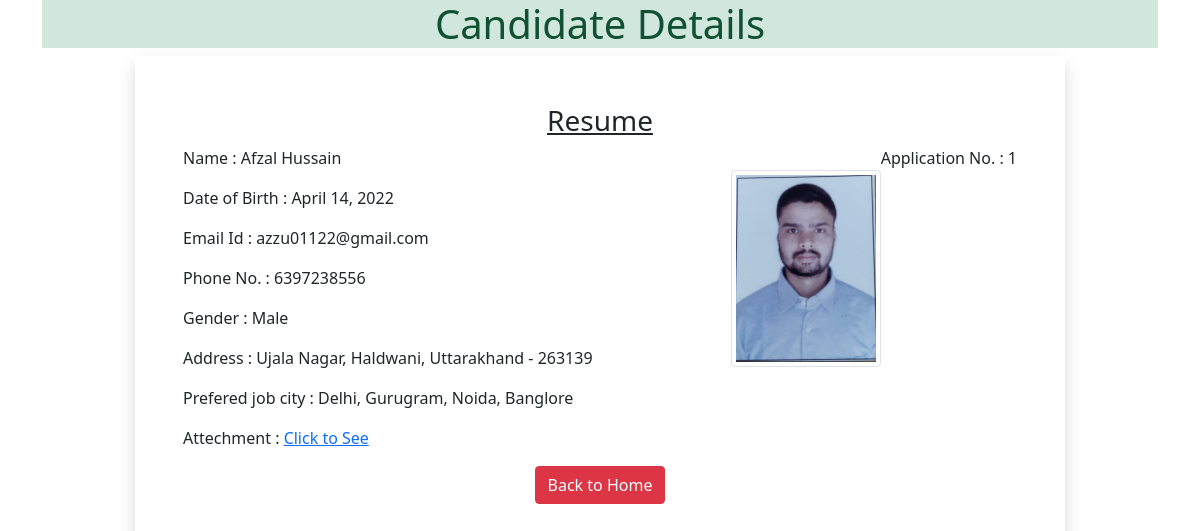
The page /1 on the database its author committed.
### uploaderapp/models.py (models this page shows)
class Resume(models.Model):
    name = models.CharField(max_length=100)
    dob = models.DateField(auto_now=False, auto_now_add=False)
    email = models.CharField(max_length=100)
    gender = models.CharField(max_length=100)
    mobile = models.PositiveIntegerField()
    locality = models.CharField(max_length=100)
    city = models.CharField(max_length=100)
    pin = models.PositiveIntegerField()
    state = models.CharField(choices=STATE_CHOICE, max_length=100)
    job_city = models.CharField(max_length=100)
    profile_image = models.ImageField(upload_to='profileimg/', blank=True)
    file = models.FileField(upload_to='doc/', blank=True)

### uploaderapp/views.py (the view)
# urls.py: path('<int:pk>', views.CandidateView.as_view(), name="candidate"),
class CandidateView(View):
    def get(self, request, pk):
        candidate = Resume.objects.get(pk=pk)
        return render(request, 'uploaderapp/candidate.html', {'candidate':candidate})

### uploaderapp/templatetags/myfilter.py (called while the page is built)
@register.filter(name='special_char')
def remove_char(value, arg):
    for character in arg:
        value = value.replace(character, "")
    return value

### uploaderapp/templates/uploaderapp/candidate.html (shortened to what this page needs)
<!DOCTYPE html>
{% load myfilter %}
<html lang="en">
<head>
    <link href="https://cdn.jsdelivr.net/npm/bootstrap@5.1.3/dist/css/bootstrap.min.css" rel="stylesheet">
</head>
<body>
    <div class="container">
        <h1 class="alert-success text-center">Candidate Details</h1>
        <div class="col-sm-10 shadow p-5 offset-sm-1">
            <h3 class="text-center"><u>Resume</u></h3>
            <p class="float-end">Application No. : {{candidate.id}}</p>
            <img class="img-fluid img-thumbnail float-end mt-4" width="150" height="150" src="{{candidate.profile_image.url}}" alt="">
            <p>Name : {{candidate.name}}</p>
            <p>Date of Birth : {{candidate.dob}}</p>
            <p>Email Id : {{candidate.email}}</p>
            <p>Phone No. : {{candidate.mobile}}</p>
            <p>Gender : {{candidate.gender}}</p>
            <p>Address : {{candidate.locality}}, {{candidate.city}}, {{candidate.state}} - {{candidate.pin}}</p>
            <p>Prefered job city : {{candidate.job_city|special_char:"[]'"}}</p>
            <p>Attechment : <a href="{{candidate.file.url}}">Click to See</a></p>
            <div class="text-center">
                <a href="/" class="btn btn-danger">Back to Home</a>
            </div>
        </div>
    </div>
</body>
</html>

### rows shown on the page
Resume: id "1", profile_image (picture), name "Afzal Hussain", dob "April 14, 2022", email "azzu01122@gmail.com", mobile "6397238556", gender "Male", locality "Ujala Nagar", city "Haldwani", state "Uttarakhand", pin "263139", job_city|special_char "Delhi, Gurugram, Noida, Banglore"
